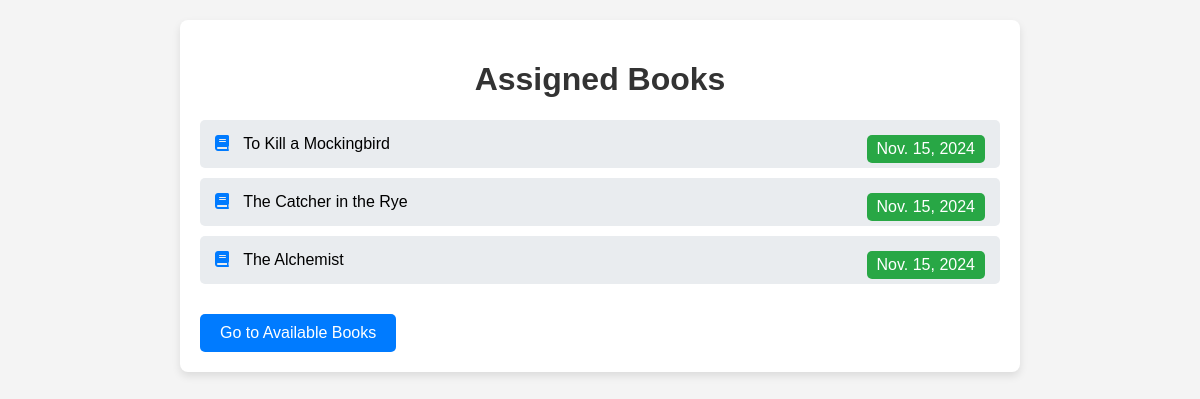
Before: /assigned_books/ (signed in) with the older database file.
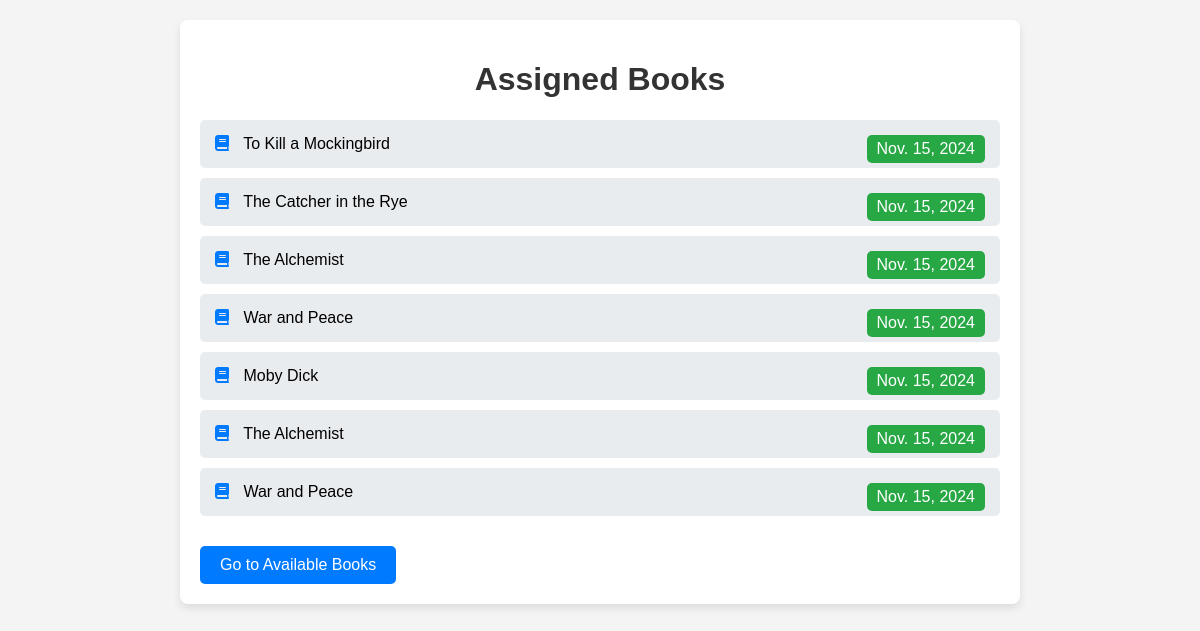
After: the same page with the newer database file.
### library/models.py (models this page shows, shortened)
class BookRequest(models.Model):
    user = models.ForeignKey(User, on_delete=models.CASCADE)
    book = models.ForeignKey(Book, on_delete=models.CASCADE)
    requested_at = models.DateTimeField(auto_now_add=True)
    approved = models.BooleanField(default=False)
    renewal_date = models.DateField(null=True, blank=True)

class Book(models.Model):
    title = models.CharField(max_length=50)
    author = models.CharField(max_length=50)
    total_copies = models.IntegerField()
    available_copies = models.IntegerField()
    created_at = models.DateField(auto_now_add=True)

### library/views.py (the view)
# urls.py: path('assigned_books/', views.assigned_books, name='assigned_books'),
@login_required(login_url='login_page')
def assigned_books(request):
    user = request.user
    books_name = BookRequest.objects.filter(user=user, approved=True)
    return render(request, 'user_library/assigned_books.html', {'books_name': books_name})

### library/templates/user_library/assigned_books.html (shortened to what this page needs)
<!DOCTYPE html>
<html lang="en">
  <head>
    <link
      rel="stylesheet"
      href="https://cdnjs.cloudflare.com/ajax/libs/font-awesome/6.0.0-beta3/css/all.min.css"
    />
  </head>
  <body>
    <div class="container">
      <div class="header">
        <h1>Assigned Books</h1>
      </div>
      <ul class="book-list">
        {% for book in books_name %}
        <li class="book-item">
          <i class="fas fa-book"></i> {{ book.book.title }}
          <span class="badge">{{book.renewal_date }}</span>
        </li>
        {% endfor %}
      </ul>
      <div class="text-center">
        <a href="{% url 'available_books' %}" class="btn"
          >Go to Available Books</a
        >
      </div>
    </div>
  </body>
</html>

Changed rows visible on the page:
now on this page (row edited): BookRequest: book "War and Peace", renewal_date "Nov. 15, 2024"
added BookRequest: book "Moby Dick", renewal_date "Nov. 15, 2024"
added BookRequest: book "The Alchemist", renewal_date "Nov. 15, 2024"
added BookRequest: book "War and Peace", renewal_date "Nov. 15, 2024"
